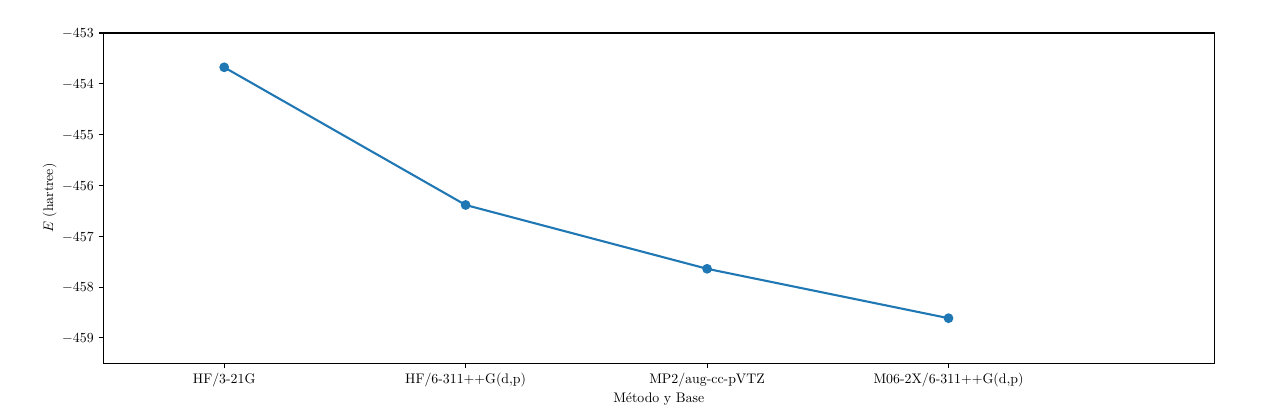

Write the Python code that produced this figure.
##############################################
### Bases y Funcionales
###############################################

from pylab import *
#import pandas as pd
import numpy as np
import matplotlib.pyplot as plt
from matplotlib import rc
import matplotlib.patches as mpatches
import math
import pylab
import matplotlib.ticker as ticker


###############################################
### Dibujaremos
###############################################

plt.rc('text', usetex=True)
plt.rc('font', family='serif')

fig = plt.figure()
ax1 = fig.add_subplot(111)

for axis in [ax1.xaxis]:
    axis.set_major_locator(ticker.MaxNLocator(integer=True))


###############################################
## Data
###############################################

#Read the first file
x  = []
y = []
x1 = []

archivo = open('bases_f.dat', 'r')
for line in archivo:
    line = line.strip()
    columns = line.split()
    source = str(columns[0]), float(columns[1])
    x.append(str(columns[0]))
    y.append(float(columns[1]))
archivo.close()

###############################################
### Convierte los nombres a numeros para plotear
###############################################

x1 = np.arange(len(x))


###############################################
### Espacio de dibujo
###############################################

plt.xlim((-0.5, 4.1))
plt.ylim((-459.5, -453))
##### para que sea larga la caja
#plt.figure(figsize=(10,6))
fig.set_size_inches(9, 4)

###############################################
### Graducion de ejes
###############################################
#plt.yticks([1, 2, 3, 4, 5, 6, 7, 8, 9, 10])
## Le pone string a los numeros del eje
plt.xticks(x1, x)
###############################################
### Notas
###############################################

#plt.title(r'Comparaci\'on de Bases y Funcionales')
#leg = ax1.legend(loc='lower left')
ax1.set_xlabel('Método y Base')
ax1.set_ylabel(r'$E$ (hartree)')


###############################################
### Imprimir
###############################################

ax1.plot(x1, y, marker='o')

plt.show()
fig.savefig('bases_f.pdf')
